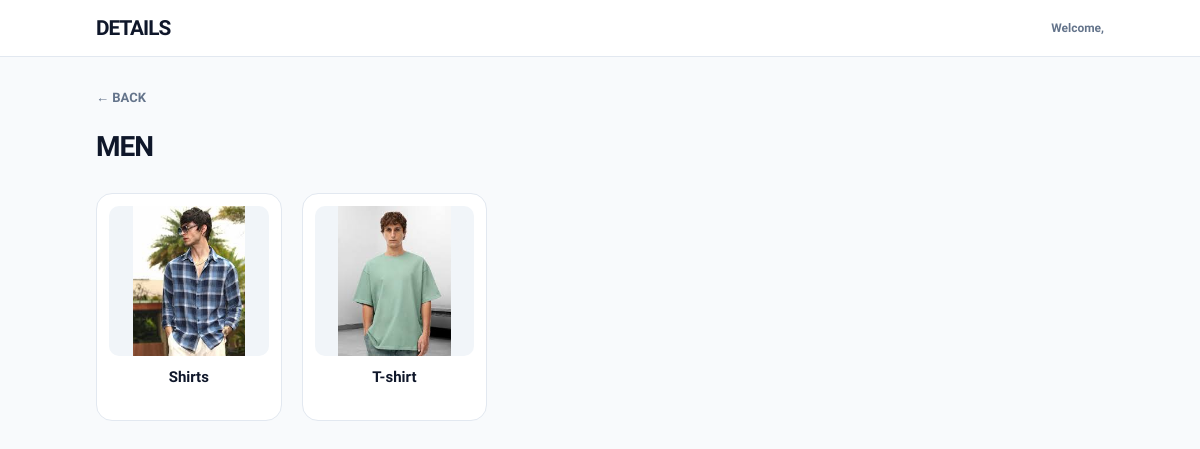
The app's page /category/4/ (signed in) with its own data.
### category/models.py (models this page shows, shortened)
class Category(models.Model):
    name=models.CharField(max_length=100)
    attributes = models.ManyToManyField(ProductAttribute, blank=True)

class SubCategory(models.Model):
    category = models.ForeignKey(Category,on_delete=models.CASCADE, related_name="subcategories")
    name = models.CharField(max_length=100)
    image = models.ImageField(upload_to='subcategory_images/', blank=True, null=True)

### category/views.py (the view)
# urls.py: path("category/<int:category_id>/", views.category_view, name="category"),
@login_required
def category_view(request, category_id):
    category = get_object_or_404(Category, id=category_id)
    subcategories = SubCategory.objects.filter(category=category)
    return render(request, "category.html", {
        "category": category,
        "subcategories": subcategories
    })

### category/templates/category.html (shortened to what this page needs)
<!DOCTYPE html>
<html>
<head>
</head>
<body>
<div class="nav-bar">
    <div class="nav-logo">DETAILS</div>
    <div style="font-size: 12px; font-weight: 600; color: var(--muted);">Welcome, {{ username }}</div>
</div>
<div class="container">
    <a href="{% url 'dashboard' %}" class="back-link">← BACK</a>
    <div class="page-header">
        <h1>{{ category.name }}</h1>
    </div>
    <div class="grid">
        {% for sub in subcategories %}
        <a href="{% url 'subcategory' sub.id %}" class="card-anchor">
            <div class="card">
                <div class="image-frame">
                    {% if sub.image %}
                        <img src="{{ sub.image.url }}" alt="{{ sub.name }}">
                    {% else %}
                        <span style="font-size: 10px; color: var(--muted); font-weight: 800;">NO IMAGE</span>
                    {% endif %}
                </div>
                <h4>{{ sub.name }}</h4>
            </div>
        </a>
        {% empty %}
            <div style="grid-column: 1/-1; text-align: center; padding: 50px; color: var(--muted);">
                No subcategories found.
            </div>
        {% endfor %}
    </div>
</div>
</body>
</html>

### category/templates/category.html (style rules this page uses)
:root { --brand: #2563eb; --dark: #0f172a; --muted: #64748b; --bg: #f8fafc; --surface: #ffffff; --border: #e2e8f0; }
body { margin: 0; font-family: 'Plus Jakarta Sans', sans-serif; background-color: var(--bg); color: var(--dark); }
.nav-bar { background: var(--surface); padding: 1rem 8%; display: flex; justify-content: space-between; align-items: center; border-bottom: 1px solid var(--border); }
.nav-logo { font-weight: 800; font-size: 1.3rem; letter-spacing: -1px; }
.container { max-width: 1200px; margin: 0 auto; padding: 30px 8%; }
.back-link { text-decoration: none; color: var(--muted); font-size: 13px; font-weight: 700; display: inline-flex; align-items: center; margin-bottom: 25px; transition: 0.2s; }
.page-header h1 { font-size: 28px; font-weight: 800; margin: 0 0 30px 0; letter-spacing: -1px; }
.grid { display: grid; grid-template-columns: repeat(auto-fill, minmax(180px, 1fr)); gap: 20px; }
.card-anchor { text-decoration: none; color: inherit; }
.card { background: var(--surface); border-radius: 16px; padding: 12px; border: 1px solid var(--border); transition: all 0.3s ease; text-align: center; }
.image-frame { width: 100%; height: 150px; background: #f1f5f9; border-radius: 10px; margin-bottom: 12px; overflow: hidden; display: flex; align-items: center; justify-content: center; }
.image-frame img { width: 100%; height: 100%; object-fit: contain; padding: 10px; transition: transform 0.5s ease; }
.card h4 { font-size: 15px; font-weight: 700; margin: 0; color: var(--dark); white-space: nowrap; overflow: hidden; text-overflow: ellipsis; }

### records on screen
Category: name "MEN"
SubCategory: image (picture), name "Shirts"
SubCategory: image (picture), name "T-shirt"
